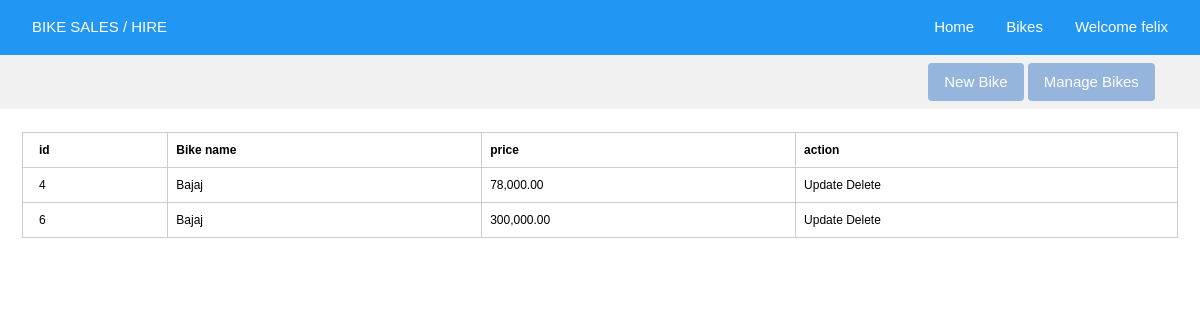
/managebikes.php (signed in), run on the app's committed database.
### tables this page shows
CREATE TABLE `bikes` (
  `id` int unsigned NOT NULL AUTO_INCREMENT,
  `bikeName` varchar(50) NOT NULL,
  `bikeModel` varchar(40) NOT NULL,
  `purpose` varchar(4) NOT NULL,
  `dateBought` date NOT NULL,
  `mileage` float NOT NULL,
  `bikeImage` text NOT NULL,
  `price` float NOT NULL,
  `owner` int NOT NULL,
  `date_added` datetime DEFAULT CURRENT_TIMESTAMP,
  `status` varchar(20) NOT NULL DEFAULT 'available',
  PRIMARY KEY (`id`)
);

### api/crud.php (called while the page is built, shortened)
<?php
class Crud
{
    public $conn;
    public function __construct(string $server, string $user, string $password, string $database)
    {
        $this->conn = new mysqli($server, $user, $password, $database);
    }
    public function fetch_data($sql)
    {
        $result = $this->conn->query($sql);
        $array = array();
        while ($row = $result->fetch_assoc()) {
            $array[] = $row;
        }
        return $array;
    }
}
?>

### managebikes.php (the view, shortened to what this page needs)
<!DOCTYPE html>
<html lang="en">
<head>
    <link rel="stylesheet" type="text/css" href="./css/w3.css">
    <link rel="stylesheet" type="text/css" href="./css/style.css">
</head>
<body>
    <div class="w3-bar w3-padding w3-blue">
        <a href="#" class="w3-bar-item">BIKE SALES / HIRE</a>
        <div class="w3-right">
            <a href="./index.php" class="w3-bar-item">Home</a>
            <a href="./bikes.php" class="w3-bar-item">Bikes</a>
            <?php
            if (!isset($_SESSION['email']) && $_SESSION['email'] !== true) {
            ?>
                <div class="w3-dropdown-click w3-right">
                    <button class="w3-button w3-hover-none" onclick="loginDrop('demo')">
                        Login <i class="fa fa-caret-down"></i>
                    </button>
                    <div id="demo" class="w3-dropdown-content w3-bar-block w3-card" style="right: 0px;">
                        <form id="frmlogin" class="w3-container">
                            <h5>Log In</h5>
                            <input type="text" id="loginEmail" name="loginEmail" placeholder="email" class="w3-input w3-border w3-round"><br>
                            <input id="loginPassword" name="loginPassword" type="password" placeholder="password" class="w3-input w3-border w3-round"><br>
                            <button type="button" onclick="login()" class="w3-button w3-blue w3-block w3-round">Log in</button><br>
                        </form>
                    </div>
                </div>
                <div class="w3-dropdown-click w3-right">
                    <button class="w3-button w3-hover-none" onclick="loginDrop('demo2')">
                        Register <i class="fa fa-caret-down"></i>
                    </button>
                    <div id="demo2" class="w3-dropdown-content w3-bar-block w3-card" style="right: 0px;">
                        <form id="frmSignup" class="w3-container">
                            <h5>Sign Up</h5>
                            <input name="fullName" id="fullName" type="text" placeholder="Full Name" class="w3-input w3-border w3-round"><br>
                            <input name="email" id="email" type="text" placeholder="email" class="w3-input w3-border w3-round"><br>
                            <input name="password" id="password" type="password" placeholder="password" class="w3-input w3-border w3-round"><br>
                            <input name="confiirmPassword" id="confirmPassword" type="password" placeholder="Confirm Password" class="w3-input w3-border w3-round"><br>
                            <input type="text" name="phone" id="phone" placeholder="Phone" class="w3-input w3-border w3-round"><br>
                            <button type="button" onclick="registerUser();" class="w3-button w3-blue w3-block w3-round">Register</button><br>
                        </form>
                    </div>
                </div>
            <?php
            } else {
            ?>
                <div class="w3-dropdown-click w3-right">
                    <button class="w3-button w3-hover-none" onclick="loginDrop('demo')">
                        Welcome <?php echo $_SESSION['fullName']; ?><i class="fa fa-caret-down"></i>
                    </button>
                </div>
            <?php
            }
            ?>
        </div>
    </div>
    <div class="w3-bar w3-padding w3-light-grey">
        <div class="w3-auto">
            <div class="w3-right">
                <button class="w3-button w3-round" style="background-color: #95b5dc; color: white;" onclick="openModal('id01')">New Bike</button>
                <button class="w3-button w3-round" style="background-color: #95b5dc; color: white;">Manage Bikes</button>
            </div>
        </div>
    </div><br>
    <div class="w3-auto">
        <div class="w3-row-padding w3-stretch">
            <?php
            require "./api/crud.php";
            $crud = new Crud("localhost", "root", "Felabs@6986", "bikehire");
            $fetch = $crud->fetch_data("SELECT * FROM bikes WHERE `owner` = '" . $_SESSION['id'] . "'");
            ?>
            <table class="w3-table w3-bordered w3-round w3-small">
                <tr>
                    <th>id</th>
                    <th>Bike name</th>
                    <th>price</th>
                    <th>action</th>
                </tr>
                <?php
                foreach ($fetch as $row) {
                ?>
                    <tr>
                        <td><?php echo $row['id']; ?></td>
                        <td><?php echo $row['bikeName']; ?></td>
                        <td><?php echo number_format($row['price'], 2); ?></td>
                        <td><a href='./edit.php?id=<?php echo $row['id']; ?>'>Update</a>&nbsp;<a href='javascript:void(0)' onclick="deleteBike(<?php echo $row['id']; ?>)">Delete</a></td>
                    </tr>
                <?php
                }
                ?>
            </table>
        </div>
        <br />
    </div>
</body>
</html>

### css/w3.css (style rules this page uses)
html { box-sizing:border-box }
*,*:before,*:after { box-sizing:inherit }
html { -ms-text-size-adjust:100%;-webkit-text-size-adjust:100% }
body { margin:0 }
a { background-color:transparent }
button,input,select,textarea,optgroup { font:inherit;margin:0 }
button,input { overflow:visible }
button,select { text-transform:none }
button,[type=button],[type=reset],[type=submit] { -webkit-appearance:button }
html,body { font-family:Verdana,sans-serif;font-size:15px;line-height:1.5 }
html { overflow-x:hidden }
a { color:inherit }
.w3-table,.w3-table-all { border-collapse:collapse;border-spacing:0;width:100%;display:table }
.w3-bordered tr,.w3-table-all tr { border-bottom:1px solid #ddd }
.w3-table td,.w3-table th,.w3-table-all td,.w3-table-all th { padding:8px 8px;display:table-cell;text-align:left;vertical-align:top }
.w3-table th:first-child,.w3-table td:first-child,.w3-table-all th:first-child,.w3-table-all td:first-child { padding-left:16px }
.w3-btn,.w3-button { border:none;display:inline-block;padding:8px 16px;vertical-align:middle;overflow:hidden;text-decoration:none;color:inherit;background-color:inherit;text-align:center;cursor:pointer;white-space:nowrap }
.w3-btn,.w3-button { -webkit-touch-callout:none;-webkit-user-select:none;-khtml-user-select:none;-moz-user-select:none;-ms-user-select:none;user-select:none }
.w3-dropdown-click,.w3-dropdown-hover { position:relative;display:inline-block;cursor:pointer }
.w3-bar { width:100%;overflow:hidden }
.w3-bar .w3-bar-item { padding:8px 16px;float:left;width:auto;border:none;display:block;outline:0 }
.w3-bar .w3-dropdown-hover,.w3-bar .w3-dropdown-click { position:static;float:left }
.w3-bar .w3-button { white-space:normal }
.w3-container:after,.w3-container:before,.w3-panel:after,.w3-panel:before,.w3-row:after,.w3-row:before,.w3-row-padding:after,.w3-row-padding:before, .w3-cell-row:before,.w3-cell-row:after,.w3-clear:after,.w3-clear:before,.w3-bar:before,.w3-bar:after { content:"";display:table;clear:both }
.w3-stretch { margin-left:-16px;margin-right:-16px }
.w3-content,.w3-auto { margin-left:auto;margin-right:auto }
.w3-auto { max-width:1140px }
@media (max-width:1205px) { .w3-auto { max-width:95% } }
.w3-round,.w3-round-medium { border-radius:4px }
.w3-row-padding,.w3-row-padding>.w3-half,.w3-row-padding>.w3-third,.w3-row-padding>.w3-twothird,.w3-row-padding>.w3-threequarter,.w3-row-padding>.w3-quarter,.w3-row-padding>.w3-col { padding:0 8px }
.w3-small { font-size:12px!important }
.w3-padding { padding:8px 16px!important }
.w3-right { float:right!important }
.w3-blue,.w3-hover-blue:hover { color:#fff!important;background-color:#2196F3!important }
.w3-light-grey,.w3-hover-light-grey:hover,.w3-light-gray,.w3-hover-light-gray:hover { color:#000!important;background-color:#f1f1f1!important }

### css/style.css (style rules this page uses)
a { text-decoration: none; }

### managebikes.php (style rules this page uses)
tr, td, th { border: 1px solid #ccc; }

### data on the page
bikes: id "4", bikeName "Bajaj", price "78,000.00"
bikes: id "6", bikeName "Bajaj", price "300,000.00"

### other printed values
$_SESSION['fullName'] "felix"
